Frame 1 (no input): blank canvas, image omitted
Frame 60 (no input): blank canvas, image omitted
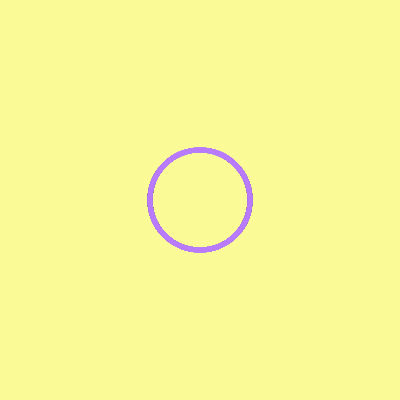
Frame 120 (the mouse pressed at the canvas centre since frame 60)

The p5.js sketch whose frames 1 and 60 were blank and that drew this single picture after the mouse press (run headless with seeded random() and noise() and a simulated clock; from frame 60 on, the mouse is pressed at the canvas centre):

// p5.js sketch
// ── sketch.js
// mouseX, mouseY

function setup() {
  createCanvas(400, 400);
  background(250, 250, 150);
  var azulTrans;
  var magentaTrans;
}

function draw() {
  azulTrans = color(100, 250, 250, 30);
  magentaTrans = color(250, 0, 250, 30);
  noFill();
  stroke(azulTrans);
  strokeWeight(5);
  ellipse(mouseX, mouseY, mouseY / 2, mouseY / 2);
  noFill();
  stroke(magentaTrans);
  strokeWeight(5);
  ellipse(mouseX, mouseY, mouseX / 2, mouseX / 2);
}
